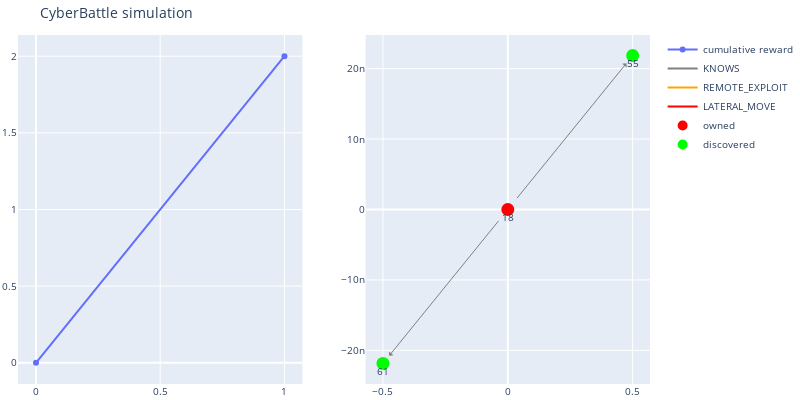
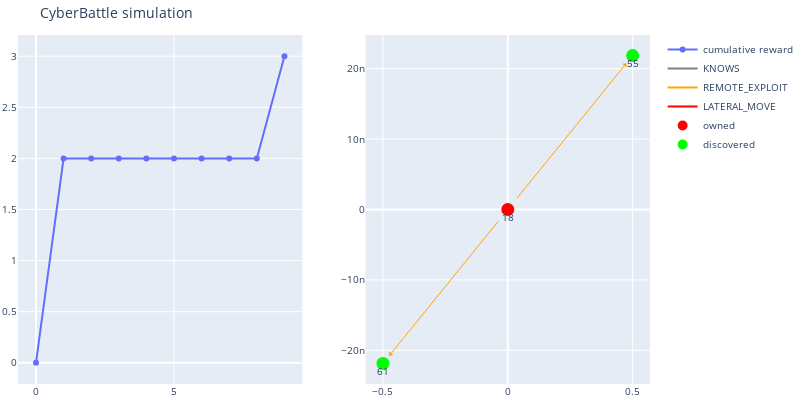
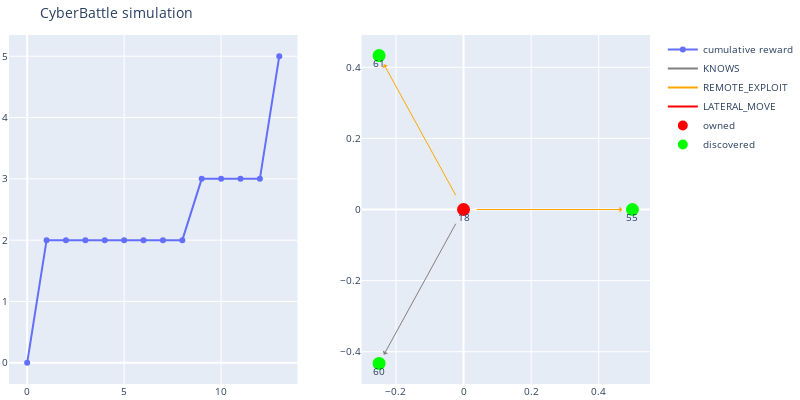
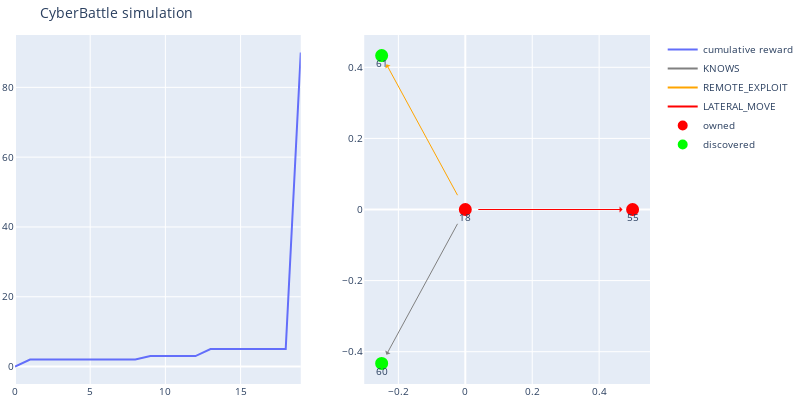

Notebook code cell kept with these figures, in order:
### Code cell
random_agent.run_random_agent(1, 5600, gym_env)

### Figure 1 — Plotly figure (JSON) as saved in the notebook; plotly's stock layout.template omitted (floating-point values rounded to 4 significant figures)
{"data": [{"name": "cumulative reward", "type": "scatter", "xaxis": "x", "y": [0, 2], "yaxis": "y"}, {"line": {"color": "gray"}, "mode": "lines", "name": "KNOWS", "type": "scatter", "x": [0], "xaxis": "x2", "y": [0], "yaxis": "y2"}, {"line": {"color": "orange"}, "mode": "lines", "name": "REMOTE_EXPLOIT", "type": "scatter", "x": [0], "xaxis": "x2", "y": [0], "yaxis": "y2"}, {"line": {"color": "red"}, "mode": "lines", "name": "LATERAL_MOVE", "type": "scatter", "x": [0], "xaxis": "x2", "y": [0], "yaxis": "y2"}, {"hoverinfo": "text", "marker": {"color": "#D32F2E", "line": {"color": "rgb(255,0,0)", "width": 8}, "size": 5, "symbol": "circle-dot"}, "mode": "markers+text", "name": "owned", "text": ["18"], "textposition": "bottom center", "type": "scatter", "x": [0], "xaxis": "x2", "y": [0], "yaxis": "y2"}, {"hoverinfo": "text", "marker": {"color": "#0e9d00", "line": {"color": "rgb(0,255,0)", "width": 8}, "size": 5, "symbol": "circle-dot"}, "mode": "markers+text", "name": "discovered", "text": ["55", "61"], "textposition": "bottom center", "type": "scatter", "x": [0.5, -0.5], "xaxis": "x2", "y": [2.186e-08, -2.186e-08], "yaxis": "y2"}], "layout": {"annotations": [{"align": "center", "arrowcolor": "orange", "arrowhead": 1, "arrowsize": 1, "arrowwidth": 1, "ax": 0, "axref": "x2", "ay": 0, "ayref": "y2", "hovertext": "REMOTE_EXPLOIT", "opacity": 1, "showarrow": true, "standoff": 10, "startstandoff": 10, "x": 0, "xref": "x2", "y": 0, "yref": "y2"}, {"align": "center", "arrowcolor": "gray", "arrowhead": 1, "arrowsize": 1, "arrowwidth": 1, "ax": 0, "axref": "x2", "ay": 0, "ayref": "y2", "hovertext": "KNOWS", "opacity": 1, "showarrow": true, "standoff": 10, "startstandoff": 10, "x": 0.5, "xref": "x2", "y": 2.186e-08, "yref": "y2"}, {"align": "center", "arrowcolor": "gray", "arrowhead": 1, "arrowsize": 1, "arrowwidth": 1, "ax": 0, "axref": "x2", "ay": 0, "ayref": "y2", "hovertext": "KNOWS", "opacity": 1, "showarrow": true, "standoff": 10, "startstandoff": 10, "x": -0.5, "xref": "x2", "y": -2.186e-08, "yref": "y2"}], "autosize": false, "font": {"size": 10}, "height": 400, "hovermode": "closest", "margin": {"b": 15, "l": 2, "r": 2, "t": 35}, "showlegend": true, "title": {"text": "CyberBattle simulation"}, "width": 800, "xaxis": {"anchor": "y", "domain": [0, 0.45]}, "xaxis2": {"anchor": "y2", "domain": [0.55, 1]}, "yaxis": {"anchor": "x", "domain": [0, 1]}, "yaxis2": {"anchor": "x2", "domain": [0, 1]}}}

### Figure 2 — Plotly figure (JSON) as saved in the notebook; plotly's stock layout.template omitted (floating-point values rounded to 4 significant figures)
{"data": [{"name": "cumulative reward", "type": "scatter", "xaxis": "x", "y": [0, 2, 2, 2, 2, 2, 2, 2, 2, 3], "yaxis": "y"}, {"line": {"color": "gray"}, "mode": "lines", "name": "KNOWS", "type": "scatter", "x": [0], "xaxis": "x2", "y": [0], "yaxis": "y2"}, {"line": {"color": "orange"}, "mode": "lines", "name": "REMOTE_EXPLOIT", "type": "scatter", "x": [0], "xaxis": "x2", "y": [0], "yaxis": "y2"}, {"line": {"color": "red"}, "mode": "lines", "name": "LATERAL_MOVE", "type": "scatter", "x": [0], "xaxis": "x2", "y": [0], "yaxis": "y2"}, {"hoverinfo": "text", "marker": {"color": "#D32F2E", "line": {"color": "rgb(255,0,0)", "width": 8}, "size": 5, "symbol": "circle-dot"}, "mode": "markers+text", "name": "owned", "text": ["18"], "textposition": "bottom center", "type": "scatter", "x": [0], "xaxis": "x2", "y": [0], "yaxis": "y2"}, {"hoverinfo": "text", "marker": {"color": "#0e9d00", "line": {"color": "rgb(0,255,0)", "width": 8}, "size": 5, "symbol": "circle-dot"}, "mode": "markers+text", "name": "discovered", "text": ["55", "61"], "textposition": "bottom center", "type": "scatter", "x": [0.5, -0.5], "xaxis": "x2", "y": [2.186e-08, -2.186e-08], "yaxis": "y2"}], "layout": {"annotations": [{"align": "center", "arrowcolor": "orange", "arrowhead": 1, "arrowsize": 1, "arrowwidth": 1, "ax": 0, "axref": "x2", "ay": 0, "ayref": "y2", "hovertext": "REMOTE_EXPLOIT", "opacity": 1, "showarrow": true, "standoff": 10, "startstandoff": 10, "x": 0, "xref": "x2", "y": 0, "yref": "y2"}, {"align": "center", "arrowcolor": "orange", "arrowhead": 1, "arrowsize": 1, "arrowwidth": 1, "ax": 0, "axref": "x2", "ay": 0, "ayref": "y2", "hovertext": "REMOTE_EXPLOIT", "opacity": 1, "showarrow": true, "standoff": 10, "startstandoff": 10, "x": 0.5, "xref": "x2", "y": 2.186e-08, "yref": "y2"}, {"align": "center", "arrowcolor": "orange", "arrowhead": 1, "arrowsize": 1, "arrowwidth": 1, "ax": 0, "axref": "x2", "ay": 0, "ayref": "y2", "hovertext": "REMOTE_EXPLOIT", "opacity": 1, "showarrow": true, "standoff": 10, "startstandoff": 10, "x": -0.5, "xref": "x2", "y": -2.186e-08, "yref": "y2"}], "autosize": false, "font": {"size": 10}, "height": 400, "hovermode": "closest", "margin": {"b": 15, "l": 2, "r": 2, "t": 35}, "showlegend": true, "title": {"text": "CyberBattle simulation"}, "width": 800, "xaxis": {"anchor": "y", "domain": [0, 0.45]}, "xaxis2": {"anchor": "y2", "domain": [0.55, 1]}, "yaxis": {"anchor": "x", "domain": [0, 1]}, "yaxis2": {"anchor": "x2", "domain": [0, 1]}}}

### Figure 3 — Plotly figure (JSON) as saved in the notebook; plotly's stock layout.template omitted (floating-point values rounded to 4 significant figures)
{"data": [{"name": "cumulative reward", "type": "scatter", "xaxis": "x", "y": [0, 2, 2, 2, 2, 2, 2, 2, 2, 3, 3, 3, 3, 5], "yaxis": "y"}, {"line": {"color": "gray"}, "mode": "lines", "name": "KNOWS", "type": "scatter", "x": [0], "xaxis": "x2", "y": [0], "yaxis": "y2"}, {"line": {"color": "orange"}, "mode": "lines", "name": "REMOTE_EXPLOIT", "type": "scatter", "x": [0], "xaxis": "x2", "y": [0], "yaxis": "y2"}, {"line": {"color": "red"}, "mode": "lines", "name": "LATERAL_MOVE", "type": "scatter", "x": [0], "xaxis": "x2", "y": [0], "yaxis": "y2"}, {"hoverinfo": "text", "marker": {"color": "#D32F2E", "line": {"color": "rgb(255,0,0)", "width": 8}, "size": 5, "symbol": "circle-dot"}, "mode": "markers+text", "name": "owned", "text": ["18"], "textposition": "bottom center", "type": "scatter", "x": [0], "xaxis": "x2", "y": [0], "yaxis": "y2"}, {"hoverinfo": "text", "marker": {"color": "#0e9d00", "line": {"color": "rgb(0,255,0)", "width": 8}, "size": 5, "symbol": "circle-dot"}, "mode": "markers+text", "name": "discovered", "text": ["55", "61", "60"], "textposition": "bottom center", "type": "scatter", "x": [0.5, -0.25, -0.25], "xaxis": "x2", "y": [9.934e-09, 0.433, -0.433], "yaxis": "y2"}], "layout": {"annotations": [{"align": "center", "arrowcolor": "orange", "arrowhead": 1, "arrowsize": 1, "arrowwidth": 1, "ax": 0, "axref": "x2", "ay": 0, "ayref": "y2", "hovertext": "REMOTE_EXPLOIT", "opacity": 1, "showarrow": true, "standoff": 10, "startstandoff": 10, "x": 0, "xref": "x2", "y": 0, "yref": "y2"}, {"align": "center", "arrowcolor": "orange", "arrowhead": 1, "arrowsize": 1, "arrowwidth": 1, "ax": 0, "axref": "x2", "ay": 0, "ayref": "y2", "hovertext": "REMOTE_EXPLOIT", "opacity": 1, "showarrow": true, "standoff": 10, "startstandoff": 10, "x": 0.5, "xref": "x2", "y": 9.934e-09, "yref": "y2"}, {"align": "center", "arrowcolor": "orange", "arrowhead": 1, "arrowsize": 1, "arrowwidth": 1, "ax": 0, "axref": "x2", "ay": 0, "ayref": "y2", "hovertext": "REMOTE_EXPLOIT", "opacity": 1, "showarrow": true, "standoff": 10, "startstandoff": 10, "x": -0.25, "xref": "x2", "y": 0.433, "yref": "y2"}, {"align": "center", "arrowcolor": "gray", "arrowhead": 1, "arrowsize": 1, "arrowwidth": 1, "ax": 0, "axref": "x2", "ay": 0, "ayref": "y2", "hovertext": "KNOWS", "opacity": 1, "showarrow": true, "standoff": 10, "startstandoff": 10, "x": -0.25, "xref": "x2", "y": -0.433, "yref": "y2"}], "autosize": false, "font": {"size": 10}, "height": 400, "hovermode": "closest", "margin": {"b": 15, "l": 2, "r": 2, "t": 35}, "showlegend": true, "title": {"text": "CyberBattle simulation"}, "width": 800, "xaxis": {"anchor": "y", "domain": [0, 0.45]}, "xaxis2": {"anchor": "y2", "domain": [0.55, 1]}, "yaxis": {"anchor": "x", "domain": [0, 1]}, "yaxis2": {"anchor": "x2", "domain": [0, 1]}}}

### Figure 4 — Plotly figure (JSON) as saved in the notebook; plotly's stock layout.template omitted (floating-point values rounded to 4 significant figures)
{"data": [{"name": "cumulative reward", "type": "scatter", "xaxis": "x", "y": [0, 2, 2, 2, 2, 2, 2, 2, 2, 3, 3, 3, 3, 5, 5, 5, 5, 5, 5, 90], "yaxis": "y"}, {"line": {"color": "gray"}, "mode": "lines", "name": "KNOWS", "type": "scatter", "x": [0], "xaxis": "x2", "y": [0], "yaxis": "y2"}, {"line": {"color": "orange"}, "mode": "lines", "name": "REMOTE_EXPLOIT", "type": "scatter", "x": [0], "xaxis": "x2", "y": [0], "yaxis": "y2"}, {"line": {"color": "red"}, "mode": "lines", "name": "LATERAL_MOVE", "type": "scatter", "x": [0], "xaxis": "x2", "y": [0], "yaxis": "y2"}, {"hoverinfo": "text", "marker": {"color": "#D32F2E", "line": {"color": "rgb(255,0,0)", "width": 8}, "size": 5, "symbol": "circle-dot"}, "mode": "markers+text", "name": "owned", "text": ["18", "55"], "textposition": "bottom center", "type": "scatter", "x": [0, 0.5], "xaxis": "x2", "y": [0, 9.934e-09], "yaxis": "y2"}, {"hoverinfo": "text", "marker": {"color": "#0e9d00", "line": {"color": "rgb(0,255,0)", "width": 8}, "size": 5, "symbol": "circle-dot"}, "mode": "markers+text", "name": "discovered", "text": ["61", "60"], "textposition": "bottom center", "type": "scatter", "x": [-0.25, -0.25], "xaxis": "x2", "y": [0.433, -0.433], "yaxis": "y2"}], "layout": {"annotations": [{"align": "center", "arrowcolor": "orange", "arrowhead": 1, "arrowsize": 1, "arrowwidth": 1, "ax": 0, "axref": "x2", "ay": 0, "ayref": "y2", "hovertext": "REMOTE_EXPLOIT", "opacity": 1, "showarrow": true, "standoff": 10, "startstandoff": 10, "x": 0, "xref": "x2", "y": 0, "yref": "y2"}, {"align": "center", "arrowcolor": "red", "arrowhead": 1, "arrowsize": 1, "arrowwidth": 1, "ax": 0, "axref": "x2", "ay": 0, "ayref": "y2", "hovertext": "LATERAL_MOVE", "opacity": 1, "showarrow": true, "standoff": 10, "startstandoff": 10, "x": 0.5, "xref": "x2", "y": 9.934e-09, "yref": "y2"}, {"align": "center", "arrowcolor": "orange", "arrowhead": 1, "arrowsize": 1, "arrowwidth": 1, "ax": 0, "axref": "x2", "ay": 0, "ayref": "y2", "hovertext": "REMOTE_EXPLOIT", "opacity": 1, "showarrow": true, "standoff": 10, "startstandoff": 10, "x": -0.25, "xref": "x2", "y": 0.433, "yref": "y2"}, {"align": "center", "arrowcolor": "gray", "arrowhead": 1, "arrowsize": 1, "arrowwidth": 1, "ax": 0, "axref": "x2", "ay": 0, "ayref": "y2", "hovertext": "KNOWS", "opacity": 1, "showarrow": true, "standoff": 10, "startstandoff": 10, "x": -0.25, "xref": "x2", "y": -0.433, "yref": "y2"}], "autosize": false, "font": {"size": 10}, "height": 400, "hovermode": "closest", "margin": {"b": 15, "l": 2, "r": 2, "t": 35}, "showlegend": true, "title": {"text": "CyberBattle simulation"}, "width": 800, "xaxis": {"anchor": "y", "domain": [0, 0.45]}, "xaxis2": {"anchor": "y2", "domain": [0.55, 1]}, "yaxis": {"anchor": "x", "domain": [0, 1]}, "yaxis2": {"anchor": "x2", "domain": [0, 1]}}}
